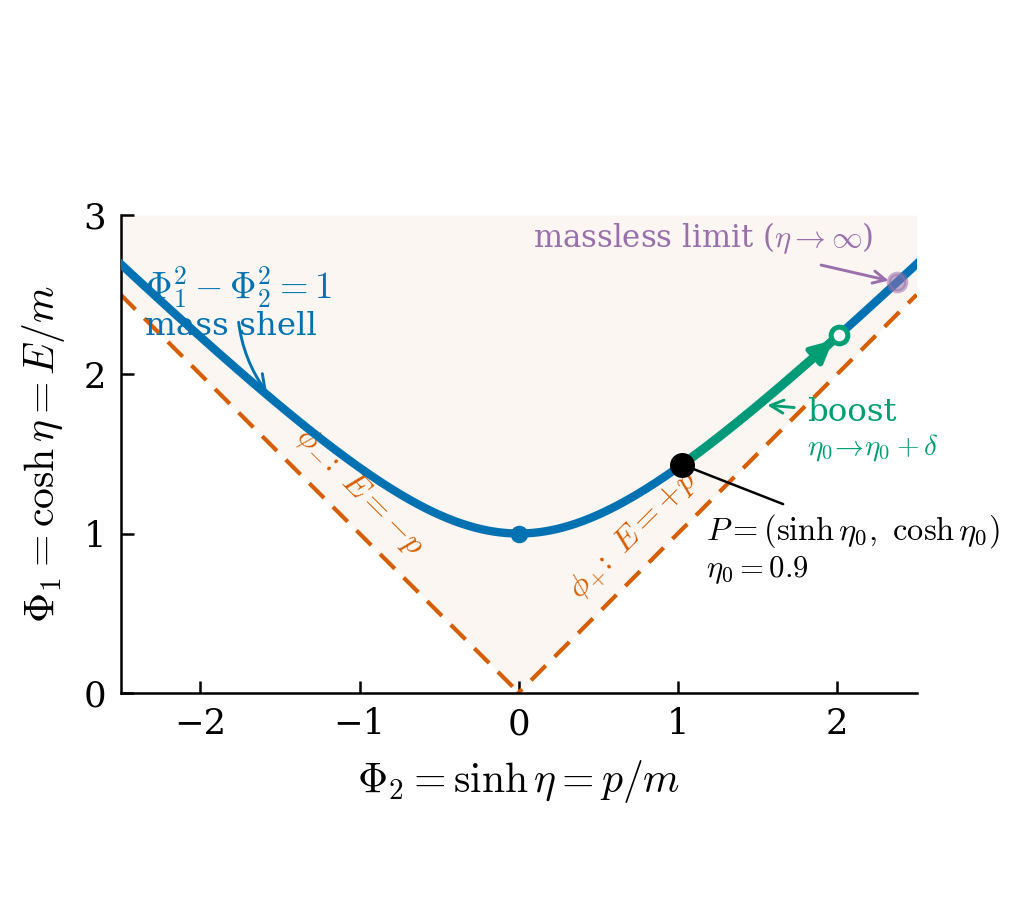

Generate this figure with Python:
#!/usr/bin/env python3
"""
FIG 4 (geometry schematic): the mass shell as a hyperbola in the
(p/m, E/m) plane.

Coordinates:  Phi2 = sinh(eta) = p/m   (horizontal)
              Phi1 = cosh(eta) = E/m   (vertical)

Upper branch of the unit hyperbola  Phi1^2 - Phi2^2 = 1  is the mass shell.
Null asymptotes  E = +/- p  form the light cone (45 deg, equal aspect).
A point P at rapidity eta0 slides along the curve under a boost eta0 -> eta0+delta.
As eta -> infinity the point approaches the upper-right asymptote: the massless limit.

Publication target: Physical Review D, single-column (~3.4 in wide).
"""

import numpy as np
import matplotlib as mpl
import matplotlib.pyplot as plt

# ---------------------------------------------------------------- rcParams
mpl.rcParams.update({
    "text.usetex": False,
    "mathtext.fontset": "cm",
    "font.family": "serif",
    "font.serif": ["DejaVu Serif"],
    "font.size": 9,
    "axes.labelsize": 10,
    "legend.fontsize": 8,
    "xtick.labelsize": 8.5,
    "ytick.labelsize": 8.5,
    "axes.linewidth": 0.6,
    "lines.linewidth": 1.4,
    "xtick.direction": "in",
    "ytick.direction": "in",
    "xtick.major.width": 0.6,
    "ytick.major.width": 0.6,
    "xtick.major.size": 3.0,
    "ytick.major.size": 3.0,
    "pdf.fonttype": 42,
    "ps.fonttype": 42,
})

# colorblind-friendly (Wong palette)
C_HYP    = "#0072B2"   # blue   -- mass shell
C_CONE   = "#D55E00"   # vermillion -- light cone / null
C_POINT  = "#000000"   # marker P
C_BOOST  = "#009E73"   # boost arrow
C_FAINT  = "#9970AB"   # massless-limit faded point

# ---------------------------------------------------------------- data
xmin, xmax = -2.5, 2.5
ymin, ymax = 0.0, 3.0

# hyperbola upper branch
eta = np.linspace(-2.4, 2.4, 800)
px = np.sinh(eta)
Ey = np.cosh(eta)

# marked point P and boosted point
eta0 = 0.9
delta = 0.55
P  = (np.sinh(eta0),        np.cosh(eta0))
Pb = (np.sinh(eta0+delta),  np.cosh(eta0+delta))

# massless-limit faded point (far up, near asymptote)
eta_far = 1.60
Pf = (np.sinh(eta_far), np.cosh(eta_far))

# ---------------------------------------------------------------- figure
fig, ax = plt.subplots(figsize=(3.4, 3.05))
ax.set_aspect("equal")

# light cone / null asymptotes  E = +/- p
xline = np.array([xmin, xmax])
ax.plot(xline,  xline, color=C_CONE, lw=1.0, ls=(0, (5, 3)), zorder=2)
ax.plot(xline, -xline, color=C_CONE, lw=1.0, ls=(0, (5, 3)), zorder=2)
# shade the causal (timelike, E>|p|) interior very lightly
xf = np.linspace(xmin, xmax, 200)
ax.fill_between(xf, np.abs(xf), ymax, color=C_CONE, alpha=0.05, lw=0, zorder=0)

# mass-shell hyperbola (bold)
ax.plot(px, Ey, color=C_HYP, lw=2.0, zorder=4)

# vertex label
ax.plot(0, 1, marker="o", ms=3.2, color=C_HYP, zorder=5)

# ---- boost: small arrow along the curve from P toward Pb
eta_arc = np.linspace(eta0, eta0 + delta, 40)
ax.annotate("", xy=(np.sinh(eta0+delta), np.cosh(eta0+delta)),
            xytext=(np.sinh(eta0+delta-0.14), np.cosh(eta0+delta-0.14)),
            arrowprops=dict(arrowstyle="-|>", color=C_BOOST, lw=1.4,
                            mutation_scale=11), zorder=6)
ax.plot(np.sinh(eta_arc), np.cosh(eta_arc), color=C_BOOST, lw=2.2,
        alpha=0.9, solid_capstyle="round", zorder=5)

# ---- markers
ax.plot(*P, marker="o", ms=5.0, color=C_POINT, zorder=7)
ax.plot(*Pb, marker="o", ms=4.0, mfc="white", mec=C_BOOST,
        mew=1.2, zorder=7)
# faded massless-limit point
ax.plot(*Pf, marker="o", ms=4.2, color=C_FAINT, alpha=0.55, zorder=6)

# ---------------------------------------------------------------- annotations
# mass shell
ax.annotate(r"$\Phi_1^{2}-\Phi_2^{2}=1$", xy=(-1.55, np.cosh(np.arcsinh(-1.55))),
            xytext=(-2.35, 2.55), color=C_HYP, fontsize=8.8,
            ha="left", va="center",
            arrowprops=dict(arrowstyle="->", color=C_HYP, lw=0.7,
                            connectionstyle="arc3,rad=0.2",
                            shrinkA=1, shrinkB=2))
ax.text(-2.35, 2.30, "mass shell", color=C_HYP, fontsize=7.8,
        ha="left", va="center")

# point P
ax.annotate(r"$P=(\sinh\eta_0,\ \cosh\eta_0)$",
            xy=P, xytext=(P[0] + 0.15, P[1] - 0.42),
            fontsize=7.8, color=C_POINT, ha="left", va="center",
            arrowprops=dict(arrowstyle="-", color=C_POINT, lw=0.6,
                            shrinkA=0, shrinkB=3))
ax.text(P[0] + 0.15, P[1] - 0.66, r"$\eta_0=0.9$", fontsize=7.4,
        color=C_POINT, ha="left", va="center")

# boost label
ax.annotate("boost", xy=(np.sinh(eta0+0.30), np.cosh(eta0+0.30)),
            xytext=(np.sinh(eta0+0.30) + 0.30, np.cosh(eta0+0.30) - 0.05),
            fontsize=7.8, color=C_BOOST, ha="left", va="center",
            arrowprops=dict(arrowstyle="->", color=C_BOOST, lw=0.7,
                            shrinkA=1, shrinkB=2))
ax.text(np.sinh(eta0+0.30) + 0.30, np.cosh(eta0+0.30) - 0.27,
        r"$\eta_0\!\to\!\eta_0+\delta$", fontsize=7.0, color=C_BOOST,
        ha="left", va="center")

# null directions phi_+  and  phi_- (placed low on each asymptote, in the clear)
ax.text(0.42, 0.54, r"$\phi_{+}\!:\ E=+p$", color=C_CONE, fontsize=7.8,
        ha="left", va="bottom", rotation=45, rotation_mode="anchor")
ax.text(-0.70, 0.82, r"$\phi_{-}\!:\ E=-p$", color=C_CONE, fontsize=7.8,
        ha="right", va="bottom", rotation=-45, rotation_mode="anchor")

# massless limit
ax.annotate(r"massless limit ($\eta\to\infty$)",
            xy=Pf, xytext=(Pf[0] - 0.15, Pf[1] + 0.28),
            fontsize=7.4, color=C_FAINT, ha="right", va="center",
            arrowprops=dict(arrowstyle="->", color=C_FAINT, lw=0.7,
                            shrinkA=1, shrinkB=2))

# ---------------------------------------------------------------- axes cosmetics
ax.set_xlim(xmin, xmax)
ax.set_ylim(ymin, ymax)
ax.set_xlabel(r"$\Phi_2=\sinh\eta=p/m$")
ax.set_ylabel(r"$\Phi_1=\cosh\eta=E/m$")

ax.set_xticks(np.arange(-2, 3, 1))
ax.set_yticks(np.arange(0, 4, 1))

for s in ("top", "right"):
    ax.spines[s].set_visible(False)

fig.tight_layout(pad=0.4)

# ---------------------------------------------------------------- save
out = ("C:/Users/artio/Documents/Scientific work/"
       "Физика/Статьи/2026.07/PRD/code/figures/fig_hyperbola")
fig.savefig(out + ".pdf")
fig.savefig(out + ".png", dpi=300)
plt.close(fig)

print("fig_hyperbola: P =", P)
print("fig_hyperbola: boosted point =", Pb)
print("fig_hyperbola: massless-limit point =", Pf)
print("fig_hyperbola: saved PDF + PNG")
